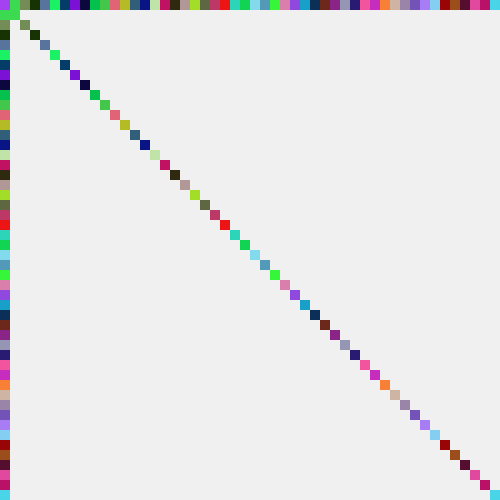
Frame 1 (no input)
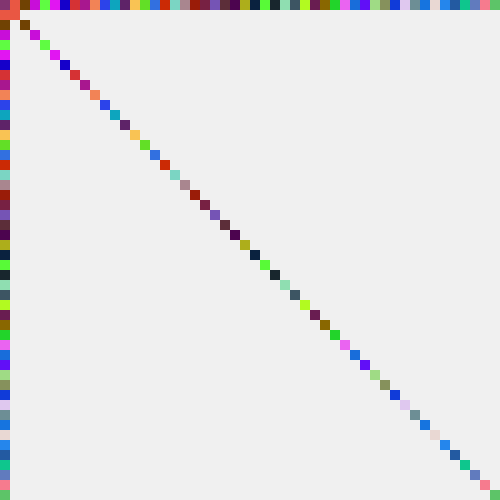
Frame 60 (the mouse pressed at the canvas centre just before this capture)
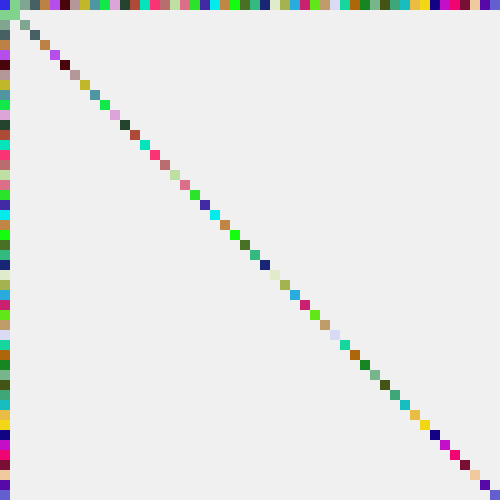
Frame 120 (the mouse held since frame 60 and released just before this capture)

The Processing sketch that drew these frames (run headless with seeded random() and noise(); from frame 60 on, the mouse is pressed at the canvas centre):

// Processing sketch: loop_4
// ── loop_4.pde
void setup(){
size(500,500);
background(240);
}

void draw(){
  int x = 0;
  int y = 0;
for(x = 0; x < width; x += 10){
  frameRate(15);
  noStroke();
  fill(random(255),random(255),random(255));
  rect(x,0,10,10);
  rect(0,y,10,10);
  rect(x,y,10,10);
  y = y + 10;
}
}
